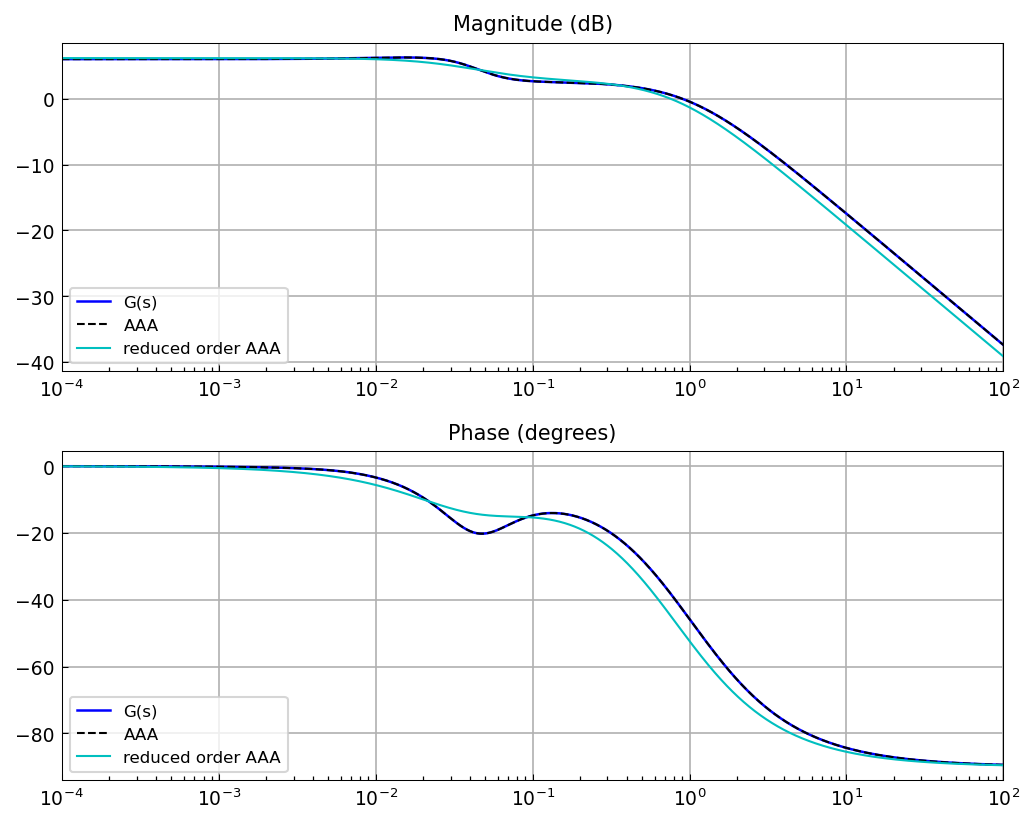

The script that saved this image:
"""The AAA algorithm for system identification from Bode plots.

Faithful port of applics/Bode2tf.m by Stefano Costa (August 2021).  AAA
approximation of the complex frequency response identifies LTI system
parameters (poles, zeros, DC gain); a low-degree AAA-LS variant produces
reduced-order models.

Original: https://www.chebfun.org/examples/applics/Bode2tf.html
Copyright 2021 by The University of Oxford and The Chebfun Developers.

Output-parity note (measured): pol/zer/DCgain, the AAA-recovered
polA/zerA/DCgainA (both before and after the conjugate-forcing residue
recomputation), and err_mag/err_ph reproduce the published values at the
AAA noise floor (~11-14 significant digits vs the page's 15-digit
display).  The reduced-order zerAr/polAr/DCgainAr depend on the Lawson
iteration count buried in MATLAB's 'degree' mode ("20 iterations under
the hood") and agree to the published values only in structure and ~2-3
digits; the final Dcn is an RNG wall (unseeded MATLAB randn noise).
"""
import matplotlib

matplotlib.use("Agg")
import os
import sys

import matplotlib.pyplot as plt
import numpy as np

sys.path.insert(0, os.path.join(os.path.dirname(__file__), '..', '..', 'src'))

from chebfunjax.plotting import chebfun_style
from chebfunjax.utils.aaa import aaa

chebfun_style()

_HERE = os.path.dirname(os.path.abspath(__file__))


def _print_col(name, vals, real=False):
    print(f"{name} =")
    for v in np.atleast_1d(vals):
        v = complex(v)
        if real:
            print(f"  {v.real: .15f}")
        else:
            sign = "+" if v.imag >= 0 else "-"
            print(f" {v.real: .15f} {sign} {abs(v.imag):.15f}i")


def _residue_numerator(res, pol):
    """Numerator coefficients of sum_k res[k]/(s - pol[k]) (MATLAB
    residue(res, pol, []) direction: partial fractions -> polynomial)."""
    pol = np.asarray(pol)
    res = np.asarray(res)
    n = len(pol)
    num = np.zeros(max(n, 1), dtype=complex)
    for k in range(n):
        others = np.delete(pol, k)
        pk = np.poly(others) if len(others) else np.array([1.0 + 0j])
        term = res[k] * pk
        num[-len(term):] += term
    return np.trim_zeros(num, "f")


def run():
    Nc = np.array([8.4e4, 6.68e3, 2.66e2, 2.0])
    Dc = np.array([6.25e4, 6.6625e4, 4.26e3, 1.36e2, 1.0])
    G = lambda s: np.polyval(Nc, s) / np.polyval(Dc, s)

    _print_col("pol", np.roots(Dc))
    _print_col("zer", np.roots(Nc))
    print("DCgain =")
    print(f"   {abs(G(0)):.15f}")

    w = np.logspace(-4, 2, 3000)
    mag = np.abs(G(1j * w))
    # MATLAB's N/D use s.^[3:-1:0]' whose ' is a COMPLEX-CONJUGATE
    # transpose, so the listed "ph = -angle(G(i*w))" evaluates G at
    # conj(s) and equals +angle of the true G -- the executed semantics
    # fit G itself (published poles are the system's own).
    ph = np.angle(G(1j * w))

    # AAA on the symmetrised complex signal.
    wA = np.concatenate([-w[::-1], w])
    magA = np.concatenate([mag[::-1], mag])
    phA = np.concatenate([-ph[::-1], ph])
    GA = magA * np.exp(1j * phA)
    H, polA, resA, zerA, *_ = aaa(GA, 1j * wA)
    polA = np.asarray(polA)
    resA = np.asarray(resA)
    _print_col("polA", polA)
    _print_col("zerA", np.asarray(zerA))
    print("DCgainA =")
    print(f"   {float(np.abs(np.asarray(H(np.array([0.0]))))[0]):.15f}")

    print("err_mag =")
    print(f"     {np.max(np.abs(mag - np.abs(np.asarray(H(1j * w))))):.15e}")
    print("err_ph =")
    print(f"     {np.max(np.abs(ph - np.angle(np.asarray(H(1j * w))))):.15e}")

    # Force complex-conjugate pole/zero pairs via polynomial recomputation.
    DcA = np.poly(polA)
    NcA = _residue_numerator(resA, polA)
    polA2 = np.roots(np.real(DcA))
    zerA2 = np.roots(np.real(NcA))
    _print_col("polA", polA2)
    _print_col("zerA", zerA2)

    # Reduced-order (degree 2) AAA-LS model.
    _, polAr, *_ = aaa(GA, 1j * wA, degree=2)
    polAr = np.roots(np.real(np.poly(np.asarray(polAr))))
    d = np.min(np.abs(1j * wA[:, None] - polAr[None, :]), axis=0)
    Q = d[None, :] / (1j * wA[:, None] - polAr[None, :])
    c = np.linalg.lstsq(Q, GA, rcond=None)[0]
    Hr = lambda s: (d[None, :] / (np.atleast_1d(s)[:, None]
                                  - polAr[None, :])) @ c
    # MATLAB passes the raw LS coefficients c to residue(), not the true
    # residues c.*d of Hr -- reproduce that choice.
    NAr = _residue_numerator(c, polAr)
    _print_col("zerAr", np.roots(np.real(NAr)), real=True)
    _print_col("polAr", polAr, real=True)
    print("DCgainAr =")
    print(f"   {abs(Hr(0.0)[0]):.15f}")

    # Bode plot: original, full AAA, reduced order.
    fig, (ax1, ax2) = plt.subplots(2, 1, figsize=(7, 5.6))
    ax1.semilogx(w, 20 * np.log10(mag), "b-", lw=1.2, label="G(s)")
    ax1.semilogx(w, 20 * np.log10(np.abs(np.asarray(H(1j * w)))), "k--",
                 lw=1.0, label="AAA")
    ax1.semilogx(w, 20 * np.log10(np.abs(Hr(1j * w))), "c-", lw=1.0,
                 label="reduced order AAA")
    ax1.grid(True)
    ax1.set_title("Magnitude (dB)")
    ax1.legend(loc="lower left", fontsize=8)
    ax2.semilogx(w, ph * 180 / np.pi, "b-", lw=1.2, label="G(s)")
    ax2.semilogx(w, np.angle(np.asarray(H(1j * w))) * 180 / np.pi, "k--",
                 lw=1.0, label="AAA")
    ax2.semilogx(w, np.angle(Hr(1j * w)) * 180 / np.pi, "c-", lw=1.0,
                 label="reduced order AAA")
    ax2.grid(True)
    ax2.set_title("Phase (degrees)")
    ax2.legend(loc="lower left", fontsize=8)
    fig.set_facecolor("white")
    fig.tight_layout()
    fig.savefig(os.path.join(_HERE, "bode2tf.png"), dpi=150,
                bbox_inches="tight")
    plt.close(fig)

    # Noisy scalar example (RNG wall: MATLAB's unseeded randn noise).
    Nc2 = np.array([1.0, -1.0])
    Dc2 = np.array([1.0, 1.0, 2.0])
    f = lambda s: np.polyval(Nc2, s) / np.polyval(Dc2, s)
    w2 = np.logspace(-1, 1, 500)
    mag2 = np.abs(f(1j * w2))
    ph2 = np.angle(f(1j * w2))  # same ctranspose-conjugation semantics
    rng = np.random.RandomState(0)
    mag2 = mag2 + 0.01 * rng.randn(len(mag2))
    ph2 = ph2 + 0.01 * rng.randn(len(ph2))

    wn = np.concatenate([-w2[::-1], w2])
    magn = np.concatenate([mag2[::-1], mag2])
    phn = np.concatenate([-ph2[::-1], ph2])
    fn = magn * np.exp(1j * phn)
    _, poln, *_ = aaa(fn, 1j * wn, degree=2, lawson=30)
    poln = np.array(poln)
    poln[np.real(poln) > 0] = -1.0
    poln = np.roots(np.real(np.poly(poln)))
    print("Dcn =")
    row = "  ".join(f"{v: .15f}" for v in np.real(np.poly(poln)))
    print(f"  {row}")

    return True


if __name__ == "__main__":
    run()
